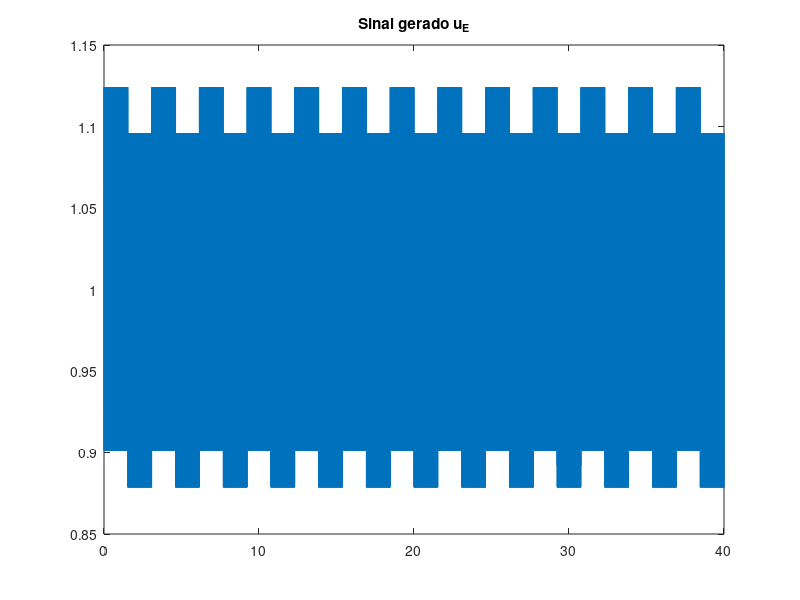

MATLAB code to generate this figure: (Note: a time limit stopped this script after it produced the figure.)
clc; close all;
s = tf('s');
format long;

signum = @(x) (x<0).*-1 + (x>=0); % Definição da função signum
         
%% Construção do sinal e configurações
fs = 20000;
Ts = 1/fs;

f_m_array = [0.325 0.917 8.8 13.5 33.3];
d_E_array = [2.5386 2.0473 0.6832 0.7780 2.0027]/100;

for i = 1:length(f_m_array)
    Tm = 1/f_m_array(i);
    f_m = f_m_array(i);
    d_E = d_E_array(i);

    [Ts_num, Ts_den] = rat(Ts);
    [Tm_num, Tm_den] = rat(Tm);

    % T = lcm(Tm, Ts), e como lcm(n1/d1, n2/d2) = lcm(n1, n2)/gcd(d1, d2):
    T = lcm(Ts_num, Tm_num)/gcd(Ts_den, Tm_den)

    t = (0:Ts:T-Ts)';

    u_E = (1 - 0.22/2 * cos(2*pi*100*t)).*(1+d_E/2*signum(sin(2*pi*f_m*t)));
    u_E_max = max(u_E);

    figure; plot(t, u_E); title('Sinal gerado u_E')
    
    filename = sprintf('waveform_%d.wav', i);
    audiowrite(filename, u_E/u_E_max, fs);
end
